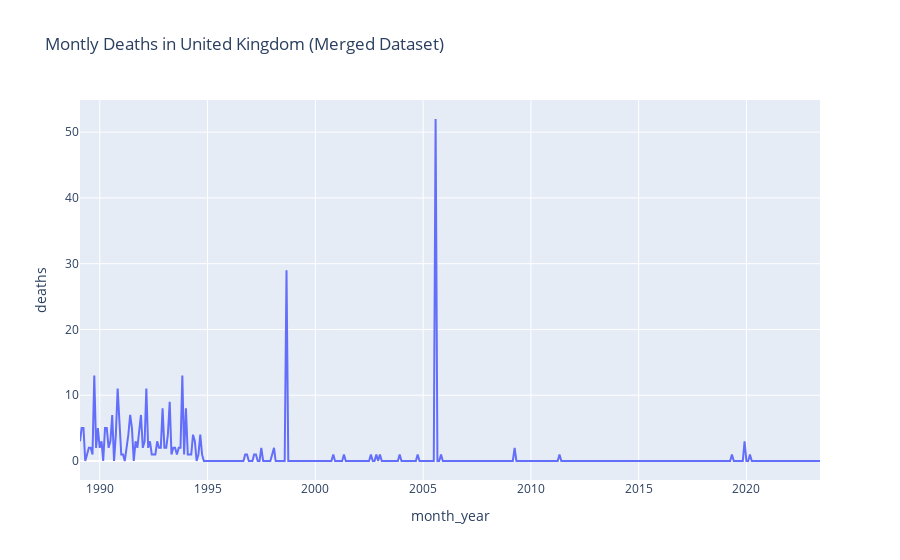

The notebook cell saved with this chart:
### Code cell
# show timeseries of deaths that can be zoomed into
ix_start = int(np.random.uniform(0, merged_cntry.shape[0] - 1000))
ix_end = ix_start + 1000
_cntry_ts = merged_cntry.copy()#iloc[ix_start:ix_end]
px.line(_cntry_ts.reset_index(), x="month_year", y=TARGET, title=f"Montly Deaths in {country_choice} (Merged Dataset)")

### Figure 1 — Plotly figure (JSON) as saved in the notebook; plotly's stock layout.template omitted (floating-point values rounded to 4 significant figures; data arrays with more than 128 entries replaced by an {"elided": "..."} marker saying what was removed)
{"data": [{"hovertemplate": "month_year=%{x}<br>deaths=%{y}<extra></extra>", "legendgroup": "", "line": {"color": "#636efa", "dash": "solid"}, "marker": {"symbol": "circle"}, "mode": "lines", "name": "", "orientation": "v", "showlegend": false, "type": "scatter", "x": {"elided": "413 str values"}, "xaxis": "x", "y": {"elided": "413 int values"}, "yaxis": "y"}], "layout": {"legend": {"tracegroupgap": 0}, "title": {"text": "Montly Deaths in United Kingdom (Merged Dataset)"}, "xaxis": {"anchor": "y", "domain": [0, 1], "title": {"text": "month_year"}}, "yaxis": {"anchor": "x", "domain": [0, 1], "title": {"text": "deaths"}}}}
